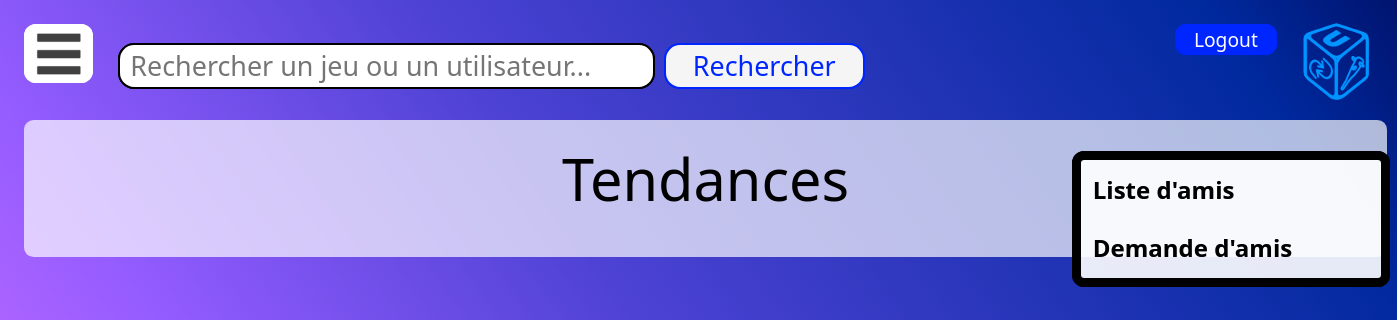
Page /src/home.php (signed in) on the earlier database version.
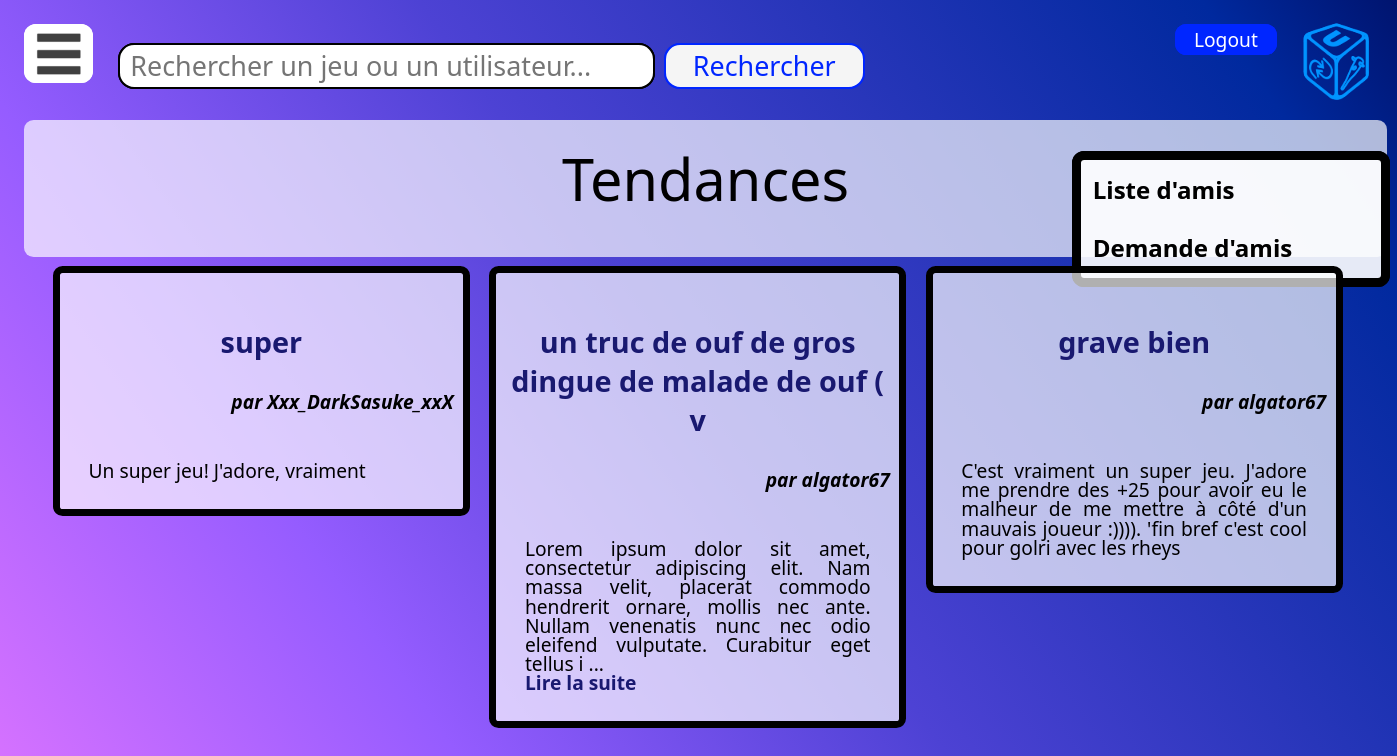
Same page on the later database version.
### tables this page shows
CREATE TABLE critiques (
  id INT PRIMARY KEY NOT NULL AUTO_INCREMENT,
  id_utilisateur INT NOT NULL,
  id_jeu INT NOT NULL,
  nom VARCHAR(50),
  note INT,
  content VARCHAR(5000),
  date_crit DATE DEFAULT current_timestamp(),

  FOREIGN KEY (id_utilisateur) REFERENCES utilisateur(id),
  FOREIGN KEY (id_jeu) REFERENCES jeux(id)
);

CREATE TABLE utilisateur (
  id INT PRIMARY KEY NOT NULL AUTO_INCREMENT,
  pseudo VARCHAR(30),
  mdp VARCHAR(100),
  nom VARCHAR(30),
  prenom VARCHAR(30),
  bio VARCHAR(5000),
  date_de_naissance DATE,
  date_de_creation DATE DEFAULT current_timestamp(),
  email VARCHAR(50)
);

### src/home.php (the view, shortened to what this page needs)
<?include 'header.php';?>
<!DOCTYPE html>
<link rel="stylesheet" type="text/css" href="style_site.css">
  <html lang="fr" dir="ltr" class="cover">
    <head>
    </head>
    <body>
      <?php
        include 'header.php';
      ?>
      <div class="corps">
          <div class="titre_page">Tendances</div>
          <?php
              $db = new PDO("mysql:host=utbm-mysql;dbname=projetifd;charset=utf8","root","root");
              $nb_displayed=0;
              echo'<ul class="home">';
              $req_critics = $db->prepare("SELECT critiques.id AS crit, date_crit,SUM(link_utilisateur_score.value) AS up,critiques.content AS contenu,critiques.nom AS nom_critique,jeux.nom AS nom_jeu,pseudo
FROM critiques INNER JOIN link_utilisateur_score ON critiques.id = link_utilisateur_score.id_critiques INNER JOIN utilisateur ON critiques.id_utilisateur = utilisateur.id INNER JOIN jeux ON critiques.id_jeu = jeux.id
GROUP BY critiques.id ORDER BY date_crit DESC, up DESC");
              $req_critics->execute();
              $line = $req_critics->fetch();
              while($line && $nb_displayed<3){
                  $crit_display = str_split($line['contenu'],200);
                  echo '
                <li class="rubrique">
                    <div class="titre_rubrique"><a href="critique.php?id= '.$line['crit'].'"><br>',$line['nom_critique'],'</a></div><br>
                    <div class="nom_auteur">par ',$line['pseudo'],'</div><br>
                    <p class="texte_corps">',$crit_display[0];
                  if(strlen($line['contenu'])>200){
                      echo '
                        ...<a href="critique.php?id= '.$line['crit'].'"><br> Lire la suite</a></p>
                    </li>
                  ';
                  } else{
                      echo '</p></li>';
                  }
                  $nb_displayed++;
                  $line = $req_critics->fetch();
              }
              echo '</ul>';
          ?>
      </div>
    </body>
</html>

Differences in the rows shown:
added critiques: nom "super", id_utilisateur.pseudo "Xxx_DarkSasuke_xxX", content "Un super jeu! J'adore, vraiment"
added critiques: nom "un truc de ouf de gros dingue de malade de ouf ( v", id_utilisateur.pseudo "algator67", content "Lorem ipsum dolor sit amet, consectetur adipiscing elit. Nam massa velit, placerat commodo hendrerit ornare, mollis nec ante. Nullam venenatis nunc nec odio eleifend vulputate. Curabitur eget tellus i"
added critiques: nom "grave bien", id_utilisateur.pseudo "algator67", content "C'est vraiment un super jeu. J'adore me prendre des +25 pour avoir eu le malheur de me mettre à côté d'un mauvais joueur :)))). 'fin bref c'est cool pour golri avec les rheys"
